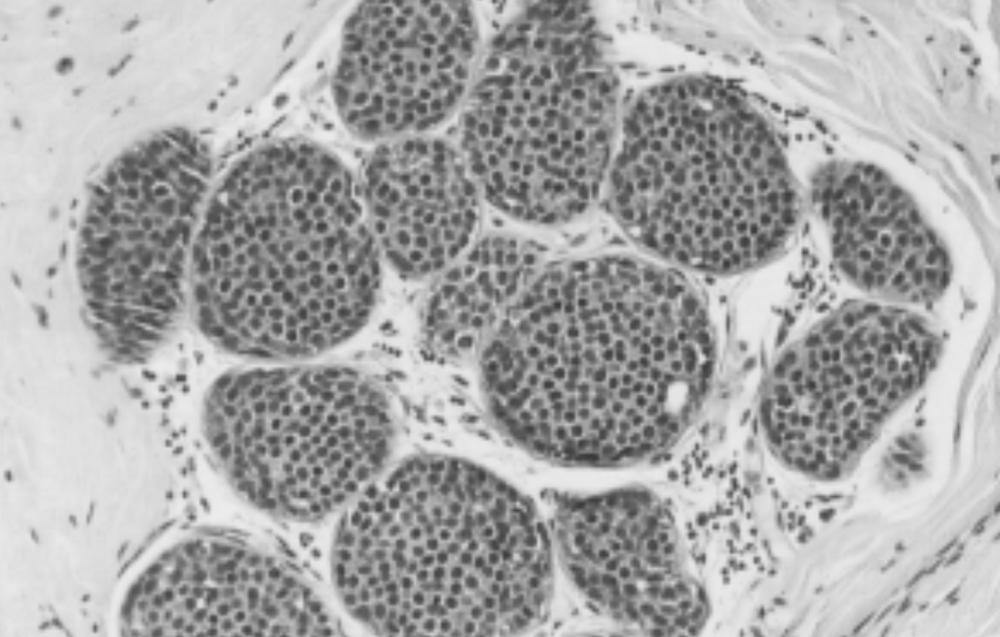
#> input picture sheet2/FurtherImages/hist.png, 1000 x 637 px, shrunk from 1386 x 883 before the run, found by its file name
$ python 'sheet2_problem3e_hist copy.py'
#> lines starting #> are read from the running program, lines starting #| are printed output that depends on the picture
import numpy as np
import math
import scipy
from scipy import ndimage
import cv2
import matplotlib.pyplot as plt
from mpl_toolkits.mplot3d import Axes3D
import skimage as ski
import time

#---------------------------------------------------------------------------------------------------
# functions

def plot_image_to_3D(plot_3d):

    plot_3d = np.asarray(plot_3d)

    x = np.linspace(0, plot_3d.shape[1]-1, plot_3d.shape[1])
    y = np.linspace(0, plot_3d.shape[0]-1, plot_3d.shape[0])
    X, Y = np.meshgrid(x , y)

    _, ax = plt.subplots(subplot_kw={"projection": "3d"})
    ax.plot_surface(X, Y, plot_3d, cmap=plt.cm.Blues, linewidth=0)

#---------------------------------------------------------------------------------------------------
# globals

#---------------------------------------------------------------------------------------------------
# images

img = cv2.imread(R'sheet2\FurtherImages\hist.png', 0)
#> img is the input picture: shape (637, 1000); min 55, max 236, mean 168.6

#---------------------------------------------------------------------------------------------------
# main
# morph smooth by reconstruction
#closing by reconstruction
seed_erode = cv2.erode(img, cv2.getStructuringElement(cv2.MORPH_ELLIPSE, (21, 21)), iterations=1)
img_blured = ski.morphology.reconstruction(seed_erode, img, method='dilation')
seed_dilate = cv2.dilate(img_blured, cv2.getStructuringElement(cv2.MORPH_ELLIPSE, (21, 21)), iterations=1)
img_blured = ski.morphology.reconstruction(seed_dilate, img_blured, method='erosion')
#opening by reconstruction
seed_dilate = cv2.dilate(img_blured, cv2.getStructuringElement(cv2.MORPH_ELLIPSE, (21, 21)), iterations=1)
img_blured = ski.morphology.reconstruction(seed_dilate, img_blured, method='erosion')
seed_erode = cv2.erode(img_blured, cv2.getStructuringElement(cv2.MORPH_ELLIPSE, (21, 21)), iterations=1)
img_blured = ski.morphology.reconstruction(seed_erode, img_blured, method='dilation')

img_blured = 255 - img_blured
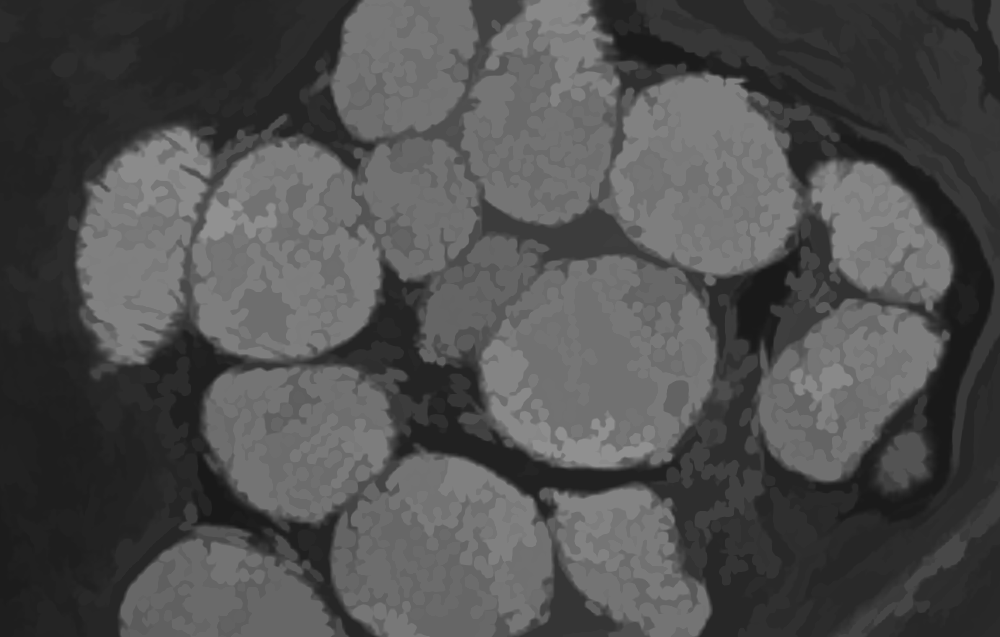
#> img_blured: shape (637, 1000) float64; min 25, max 145, mean 79.3

plt.figure()
plt.imshow(img_blured)
plt.title('Blured Img')

# -----> Bild ist schön glatt


# foreground ermitteln-------------------------------
# Morphological smoothing closing + opening

local_max = ski.feature.peak_local_max(img_blured, min_distance=50)     # Coord. von Maxima Peaks im Bild ermitteln
#> local_max = 55 pairs, first value 50 to 573, second value 91 to 949
fg_local_max = np.ones_like(img_blured)
fg_local_max[tuple(local_max.T)] = 255                                  # Peaks in neuem Bild einzeichnen
fg_local_max[fg_local_max!=255] = 0

'''plt.figure()
plt.imshow(fg_local_max)
plt.title('Foreground Local Max')'''

fg_threshold = np.ones_like(img_blured)                                 # Threshold marker ermitteln
fg_threshold[img_blured>92] = 255
fg_threshold[img_blured<=92] = 0

fg_threshold = cv2.erode(fg_threshold, cv2.getStructuringElement(cv2.MORPH_ELLIPSE, (9, 9))) # Marker verkleinern und glätten
fg_threshold = cv2.medianBlur(fg_threshold.astype(np.uint8), 5)

plt.figure()
plt.imshow(fg_threshold)
plt.title('Foreground Threshold')

# background-------------------------------
# SKIZ erstellen
# Distance map zwischen den Foreground-Markern erstellen
# Auf der Distance Map watershed anwenden, sodass die Bereiche zwischen den Markern gefüllt werden
# Watershedlinien entsprechen dem SKIZ
# Idee: 2. Ableitung müsste Maximas entlang des SKIZ haben. Laplacian auf Distance Map anwenden?

inv_fg = np.zeros_like(fg_threshold)
inv_fg[fg_threshold==0] = 255

'''plt.figure()
plt.imshow(inv_fg)
plt.title('inv fg')'''

dmap_sk = cv2.distanceTransform(inv_fg.astype(np.uint8), cv2.DIST_L2, 3)

plot_image_to_3D(dmap_sk)

#skiz = ski.filters.gaussian(dmap_sk, 10)           # Bild müsste mehr geglättet werden, sonst zu viele Wendepunkte in Distance Map
#skiz = cv2.Laplacian(dmap_sk, ddepth=-1)

labels_fg_threshold = ndimage.label(fg_threshold)[0]        # Nummerierung aller BOLBs im Foreground

'''plt.figure()
plt.imshow(labels_fg_threshold)
plt.title('labels_sk')'''

skiz = ski.segmentation.watershed(dmap_sk, labels_fg_threshold, watershed_line=True)        # Watershed entlang der Distance Map

skiz_lines = np.zeros_like(skiz)        # Es werden nur die Watershed-Linien benötigt
skiz_lines[skiz==0] = 1

'''plt.figure()
plt.imshow(skiz_lines)
plt.title('SKIZ')'''


'''gradient_b = gradient
gradient_b[gradient>4] = 255
gradient_b[gradient<=4] = 0
gradient_for_skeletonize = cv2.dilate(gradient, cv2.getStructuringElement(cv2.MORPH_ELLIPSE, (3, 3)))'''


marker_fg_local_max = ndimage.label(fg_local_max)[0]
marker_fg_threshold = ndimage.label(fg_threshold)[0]

'''plt.figure()
plt.imshow(marker_fg_local_max)
plt.title('Marker FG-BG local max')

plt.figure()
plt.imshow(marker_fg_threshold)
plt.title('Marker FG-BG threshold')'''

gradient = cv2.morphologyEx(img_blured, cv2.MORPH_GRADIENT, cv2.getStructuringElement(cv2.MORPH_ELLIPSE, (3, 3)))   # Gradient für Watershed
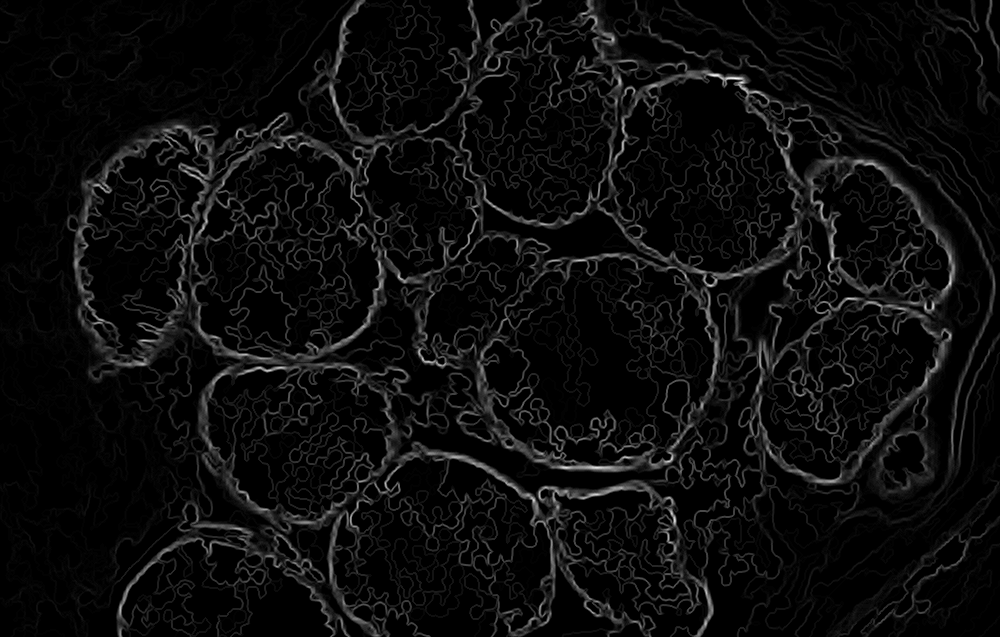
#> gradient: shape (637, 1000) float64; min 0, max 66, mean 3.3; drawn with min black and max white

watershed_fg_local_max = ski.segmentation.watershed(gradient, marker_fg_local_max, watershed_line=True)     # Watershed ohne Background
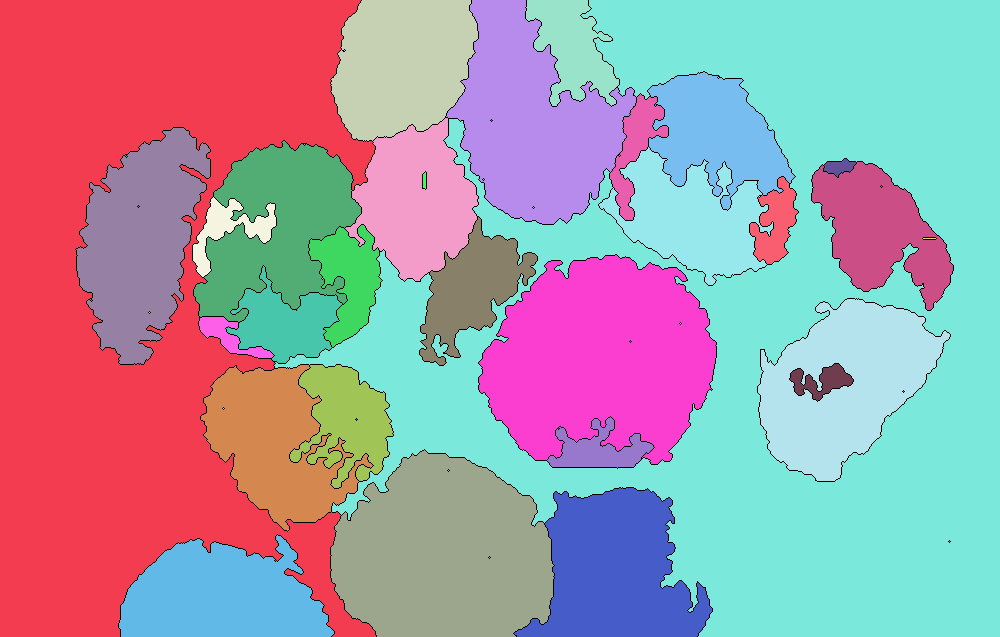
#> watershed_fg_local_max: shape (637, 1000) int32; 56 distinct labels, from 0 to 55; one colour per label, 0 black
watershed_fg_threshold = ski.segmentation.watershed(gradient, marker_fg_threshold, watershed_line=True)
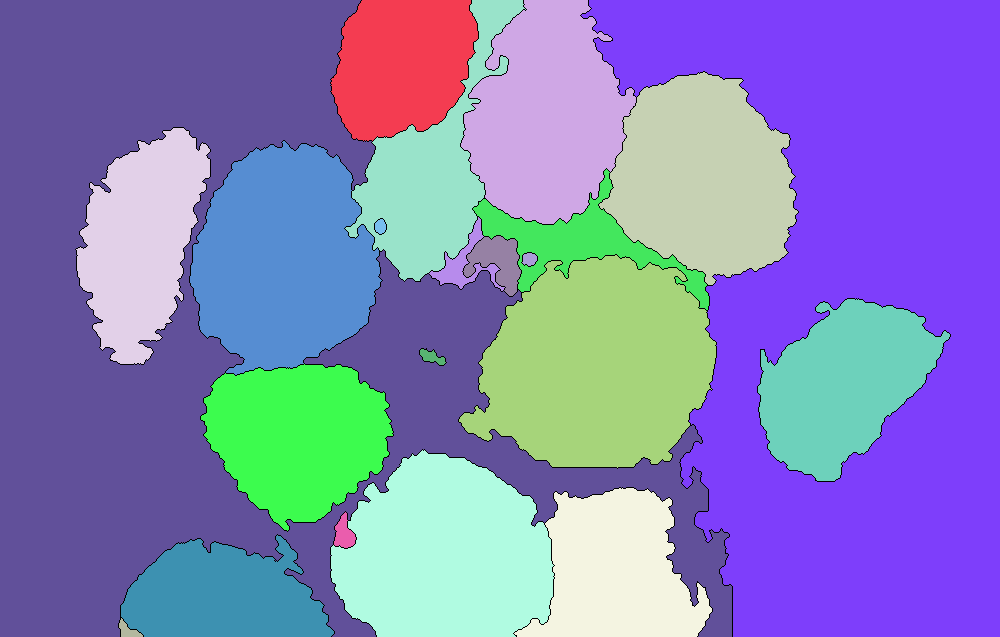
#> watershed_fg_threshold: shape (637, 1000) int32; 23 distinct labels, from 0 to 22; one colour per label, 0 black


marker_fg_bg_local_max = marker_fg_local_max + 1                        # Alle Marker werden um 1 erhöht, sodass das Markerlabel 0 frei/unbenutzt ist
flood_area_local_max = fg_local_max.astype(np.uint8) + skiz_lines       # Das Flutgebiet soll zwischen FG und BG liegen. Addition von FG und BG, dann ist alles ==0 das Flutgebiet

'''plt.figure()
plt.imshow(flood_area_local_max)
plt.title('Flood area local max')'''

marker_fg_bg_local_max[flood_area_local_max == 0] = 0


marker_fg_bg_threshold = marker_fg_threshold + 1
flood_area_threshold = fg_threshold.astype(np.uint8) + skiz_lines           # eigentliche flood area bei [flood_area==0]

'''plt.figure()
plt.imshow(flood_area_threshold)
plt.title('Flood area threshold')'''

marker_fg_bg_threshold[flood_area_threshold == 0] = 0

'''plt.figure()
plt.imshow(marker_fg_bg_local_max)
plt.title('Marker FG-BG local max')

plt.figure()
plt.imshow(marker_fg_bg_threshold)
plt.title('Marker FG-BG threshold')'''

watershed_fg_bg_local_max = ski.segmentation.watershed(gradient, marker_fg_bg_local_max, watershed_line=True)       # watershed mit FG+BG
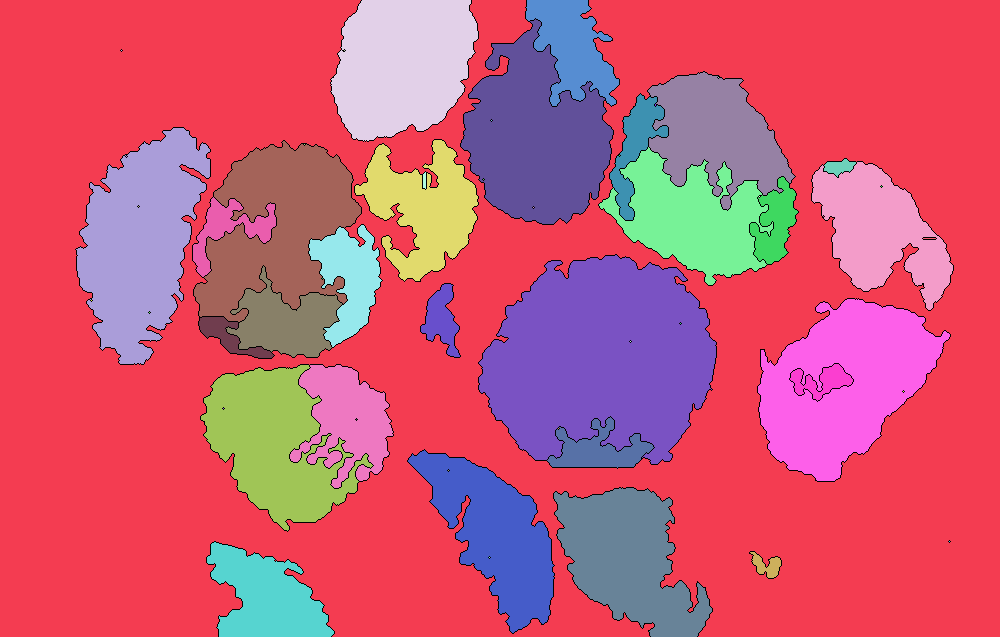
#> watershed_fg_bg_local_max: shape (637, 1000) int32; 57 distinct labels, from 0 to 56; one colour per label, 0 black
watershed_fg_bg_threshold = ski.segmentation.watershed(gradient, marker_fg_bg_threshold, watershed_line=True)
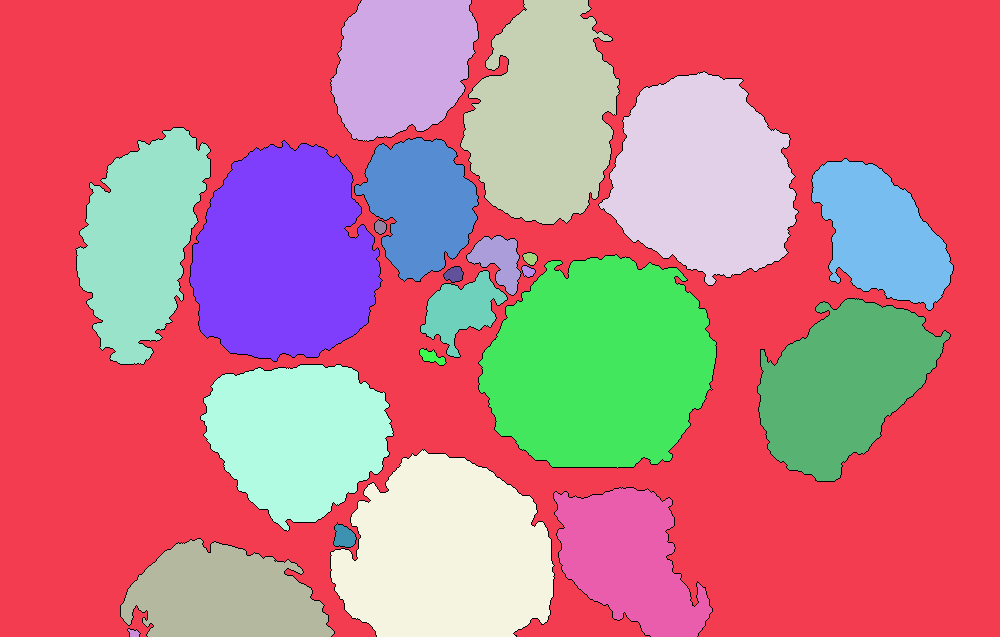
#> watershed_fg_bg_threshold: shape (637, 1000) int32; 24 distinct labels, from 0 to 23; one colour per label, 0 black

#---------------------------------------------------------------------------------------------------
# output

plt.figure()
plt.imshow(watershed_fg_local_max)
plt.title('Watershed FG local max')

plt.figure()
plt.imshow(watershed_fg_threshold)
plt.title('Watershed FG threshold')

plt.figure()
plt.imshow(watershed_fg_bg_local_max)
plt.title('Watershed FG-BG local max')

plt.figure()
plt.imshow(watershed_fg_bg_threshold)
plt.title('Watershed FG-BG threshold')

'''plt.figure()
plt.imshow(img)
plt.title('Orginal')'''

'''plt.figure()
plt.imshow(gradient)
plt.title('Gradient')'''

'''plt.figure()
plt.imshow(gradient_smoothed)
plt.title('Smoothed gradient')'''

'''plt.figure()
plt.imshow(watershed_on_gradient)
plt.title('Watershed on gradient map')

plot_image_to_3D(gradient)'''

#---------------------------------------------------------------------------------------------------
# main-end

plt.show()
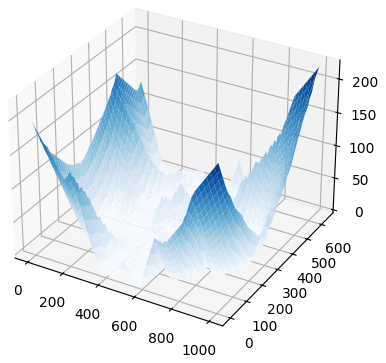
#> figure drawn by matplotlib, 1 panel
print('La fin')
cv2.waitKey(0)

$ run again, with sheet2/FurtherImages/pears.png copied over sheet2/FurtherImages/hist.png
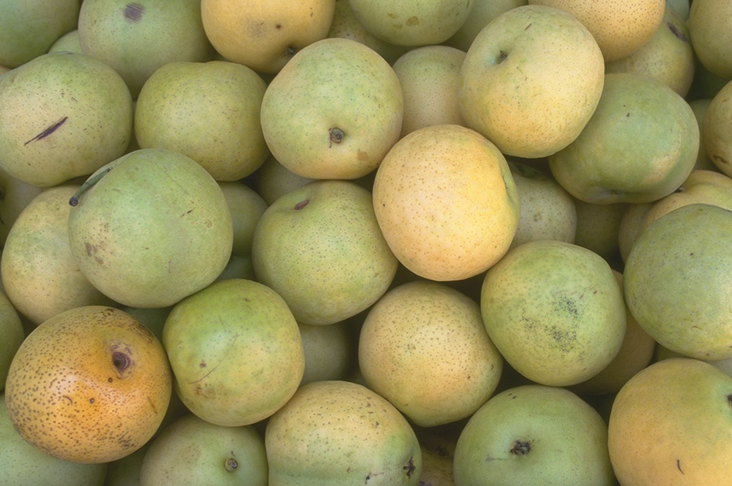
#> input picture sheet2/FurtherImages/pears.png, 732 x 486 px, found by its file name
#> `img_blured = 255 - img_blured`:
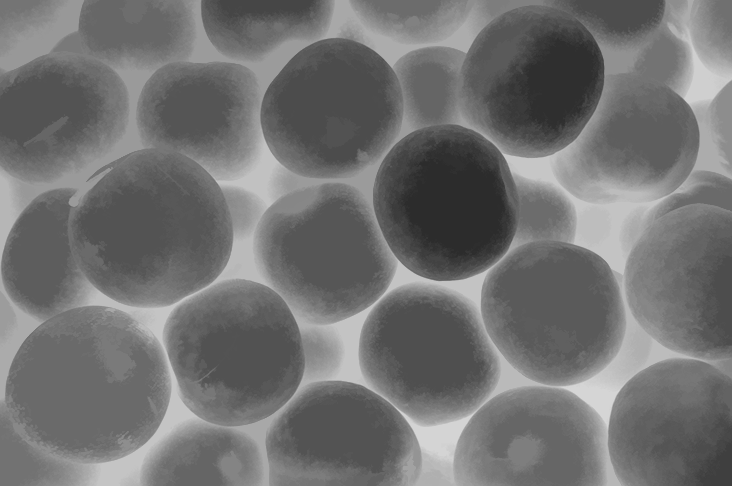
#> img_blured: shape (486, 732) float64; min 44, max 213, mean 113.8
#> local_max = 27 pairs, first value 50 to 421, second value 87 to 664
#> watershed_fg_local_max: shape (486, 732) int32; 28 distinct labels, from 0 to 27
#> watershed_fg_threshold: shape (486, 732) int32; 3 distinct labels, from 0 to 2
#> watershed_fg_bg_local_max: shape (486, 732) int32; 29 distinct labels, from 0 to 28
#> watershed_fg_bg_threshold: shape (486, 732) int32; 4 distinct labels, from 0 to 3
#> `plt.show()`:
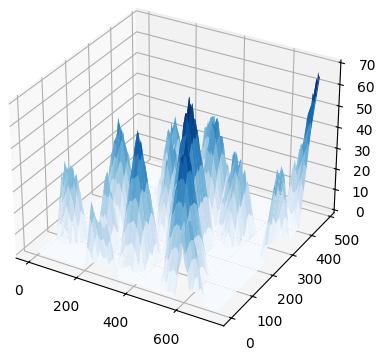
#> figure drawn by matplotlib, 1 panel

$ run again, with sheet2/FurtherImages/img_cells.jpg saved as sheet2/FurtherImages/hist.png
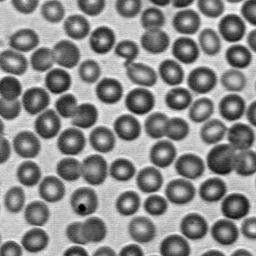
#> input picture sheet2/FurtherImages/img_cells.jpg, 256 x 256 px, found by its file name
#> img is the input picture: shape (256, 256); min 0, max 255, mean 138.6
#> `img_blured = 255 - img_blured`:
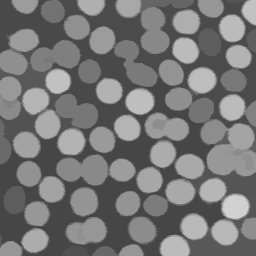
#> img_blured: shape (256, 256) float64; min 70, max 209, mean 119.2
#> local_max = [[71, 53], [91, 135], [74, 203]]
#> watershed_fg_local_max: shape (256, 256) int32; 4 distinct labels, from 0 to 3
#> watershed_fg_threshold: shape (256, 256) int32; 65 distinct labels, from 0 to 64
#> watershed_fg_bg_local_max: shape (256, 256) int32; 5 distinct labels, from 0 to 4
#> watershed_fg_bg_threshold: shape (256, 256) int32; 66 distinct labels, from 0 to 65
#> `plt.show()`:
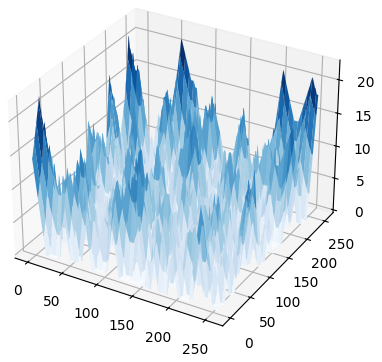
#> figure drawn by matplotlib, 1 panel
